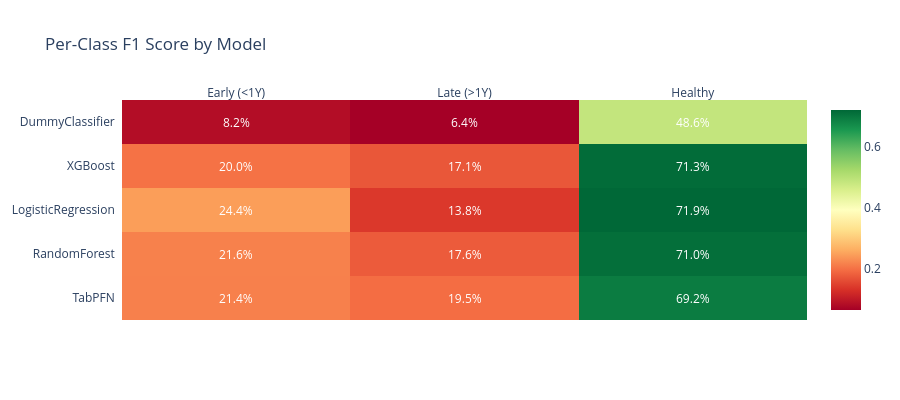

The cell this chart's notebook holds for it:
### Markdown cell above
## 4.3 Per-Class F1 Comparison

### Code cell
# Per-Class F1: Heatmap
class_cols = {
    'Early (<1Y)': 'f1_early_mean',
    'Late (>1Y)': 'f1_late_mean',
    'Healthy': 'f1_healthy_mean'
}

# Build matrix
heatmap_data = []
models_sorted = df_summary.sort_values('f1_mean', ascending=False)['model'].tolist()

for model in models_sorted:
    row = df_summary[df_summary['model'] == model].iloc[0]
    heatmap_data.append([row[col] for col in class_cols.values()])

z = np.array(heatmap_data)
annot = [[f"{v:.1%}" for v in row] for row in z]

fig4 = ff.create_annotated_heatmap(
    z,
    x=list(class_cols.keys()),
    y=models_sorted,
    annotation_text=annot,
    colorscale='RdYlGn',
    showscale=True
)
fig4.update_layout(
    title='Per-Class F1 Score by Model',
    template='plotly_white',
    height=400
)
show_and_save(fig4, "benchmark_per_class_heatmap")

### Figure 1 — Plotly figure (JSON) as saved in the notebook; plotly's stock layout.template omitted (floating-point values rounded to 4 significant figures)
{"data": [{"colorscale": [[0, "rgb(165,0,38)"], [0.1, "rgb(215,48,39)"], [0.2, "rgb(244,109,67)"], [0.3, "rgb(253,174,97)"], [0.4, "rgb(254,224,139)"], [0.5, "rgb(255,255,191)"], [0.6, "rgb(217,239,139)"], [0.7, "rgb(166,217,106)"], [0.8, "rgb(102,189,99)"], [0.9, "rgb(26,152,80)"], [1, "rgb(0,104,55)"]], "reversescale": false, "showscale": true, "type": "heatmap", "x": ["Early (<1Y)", "Late (>1Y)", "Healthy"], "y": ["TabPFN", "RandomForest", "LogisticRegression", "XGBoost", "DummyClassifier"], "z": [[0.2143, 0.1951, 0.6924], [0.2155, 0.176, 0.7101], [0.2441, 0.1381, 0.719], [0.1999, 0.171, 0.7133], [0.08208, 0.06405, 0.4856]]}], "layout": {"annotations": [{"font": {"color": "#FFFFFF"}, "showarrow": false, "text": "21.4%", "x": "Early (<1Y)", "xref": "x", "y": "TabPFN", "yref": "y"}, {"font": {"color": "#FFFFFF"}, "showarrow": false, "text": "19.5%", "x": "Late (>1Y)", "xref": "x", "y": "TabPFN", "yref": "y"}, {"font": {"color": "#FFFFFF"}, "showarrow": false, "text": "69.2%", "x": "Healthy", "xref": "x", "y": "TabPFN", "yref": "y"}, {"font": {"color": "#FFFFFF"}, "showarrow": false, "text": "21.6%", "x": "Early (<1Y)", "xref": "x", "y": "RandomForest", "yref": "y"}, {"font": {"color": "#FFFFFF"}, "showarrow": false, "text": "17.6%", "x": "Late (>1Y)", "xref": "x", "y": "RandomForest", "yref": "y"}, {"font": {"color": "#FFFFFF"}, "showarrow": false, "text": "71.0%", "x": "Healthy", "xref": "x", "y": "RandomForest", "yref": "y"}, {"font": {"color": "#FFFFFF"}, "showarrow": false, "text": "24.4%", "x": "Early (<1Y)", "xref": "x", "y": "LogisticRegression", "yref": "y"}, {"font": {"color": "#FFFFFF"}, "showarrow": false, "text": "13.8%", "x": "Late (>1Y)", "xref": "x", "y": "LogisticRegression", "yref": "y"}, {"font": {"color": "#FFFFFF"}, "showarrow": false, "text": "71.9%", "x": "Healthy", "xref": "x", "y": "LogisticRegression", "yref": "y"}, {"font": {"color": "#FFFFFF"}, "showarrow": false, "text": "20.0%", "x": "Early (<1Y)", "xref": "x", "y": "XGBoost", "yref": "y"}, {"font": {"color": "#FFFFFF"}, "showarrow": false, "text": "17.1%", "x": "Late (>1Y)", "xref": "x", "y": "XGBoost", "yref": "y"}, {"font": {"color": "#FFFFFF"}, "showarrow": false, "text": "71.3%", "x": "Healthy", "xref": "x", "y": "XGBoost", "yref": "y"}, {"font": {"color": "#FFFFFF"}, "showarrow": false, "text": "8.2%", "x": "Early (<1Y)", "xref": "x", "y": "DummyClassifier", "yref": "y"}, {"font": {"color": "#FFFFFF"}, "showarrow": false, "text": "6.4%", "x": "Late (>1Y)", "xref": "x", "y": "DummyClassifier", "yref": "y"}, {"font": {"color": "#FFFFFF"}, "showarrow": false, "text": "48.6%", "x": "Healthy", "xref": "x", "y": "DummyClassifier", "yref": "y"}], "height": 400, "title": {"text": "Per-Class F1 Score by Model"}, "xaxis": {"dtick": 1, "gridcolor": "rgb(0, 0, 0)", "side": "top", "ticks": ""}, "yaxis": {"dtick": 1, "ticks": "", "ticksuffix": "  "}}}
